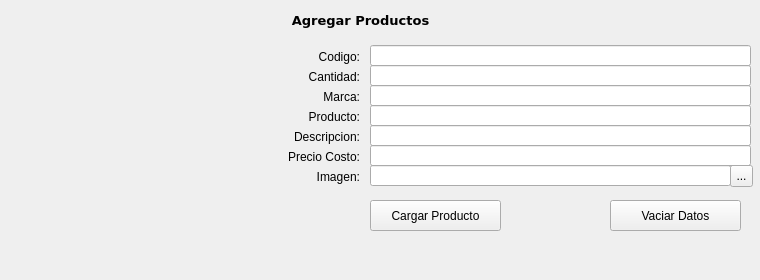
   <widget class="QWidget" name="WRepositorStockAgregar" native="true">
    <property name="geometry">
     <rect>
      <x>0</x>
      <y>2540</y>
      <width>760</width>
      <height>280</height>
     </rect>
    </property>
    <widget class="QLabel" name="LblStockAgregarTitulo">
     <property name="geometry">
      <rect>
       <x>280</x>
       <y>10</y>
       <width>161</width>
       <height>20</height>
      </rect>
     </property>
     <property name="font">
      <font>
       <family>DejaVu Sans</family>
       <pointsize>10</pointsize>
       <weight>75</weight>
       <bold>true</bold>
      </font>
     </property>
     <property name="text">
      <string>Agregar Productos</string>
     </property>
     <property name="alignment">
      <set>Qt::AlignCenter</set>
     </property>
    </widget>
    <widget class="QLabel" name="LblRepoAgregarCodigo">
     <property name="geometry">
      <rect>
       <x>290</x>
       <y>50</y>
       <width>70</width>
       <height>14</height>
      </rect>
     </property>
     <property name="text">
      <string>Codigo:</string>
     </property>
     <property name="alignment">
      <set>Qt::AlignRight|Qt::AlignTrailing|Qt::AlignVCenter</set>
     </property>
    </widget>
    <widget class="QLabel" name="LblRepoAgregarCantidad">
     <property name="geometry">
      <rect>
       <x>290</x>
       <y>70</y>
       <width>70</width>
       <height>14</height>
      </rect>
     </property>
     <property name="text">
      <string>Cantidad:</string>
     </property>
     <property name="alignment">
      <set>Qt::AlignRight|Qt::AlignTrailing|Qt::AlignVCenter</set>
     </property>
    </widget>
    <widget class="QLabel" name="LblRepoAgregarProducto">
     <property name="geometry">
      <rect>
       <x>290</x>
       <y>110</y>
       <width>70</width>
       <height>14</height>
      </rect>
     </property>
     <property name="text">
      <string>Producto:</string>
     </property>
     <property name="alignment">
      <set>Qt::AlignRight|Qt::AlignTrailing|Qt::AlignVCenter</set>
     </property>
    </widget>
    <widget class="QLabel" name="LblRepoAgregarDescripcion">
     <property name="geometry">
      <rect>
       <x>290</x>
       <y>130</y>
       <width>70</width>
       <height>14</height>
      </rect>
     </property>
     <property name="text">
      <string>Descripcion:</string>
     </property>
     <property name="alignment">
      <set>Qt::AlignRight|Qt::AlignTrailing|Qt::AlignVCenter</set>
     </property>
    </widget>
    <widget class="QLabel" name="LblRepoAgregarImagen">
     <property name="geometry">
      <rect>
       <x>290</x>
       <y>170</y>
       <width>70</width>
       <height>14</height>
      </rect>
     </property>
     <property name="text">
      <string>Imagen:</string>
     </property>
     <property name="alignment">
      <set>Qt::AlignRight|Qt::AlignTrailing|Qt::AlignVCenter</set>
     </property>
    </widget>
    <widget class="QLineEdit" name="LedRepoAgregarCodigo">
     <property name="geometry">
      <rect>
       <x>370</x>
       <y>45</y>
       <width>381</width>
       <height>21</height>
      </rect>
     </property>
    </widget>
    <widget class="QLineEdit" name="LedRepoAgregarCantidad">
     <property name="geometry">
      <rect>
       <x>370</x>
       <y>65</y>
       <width>381</width>
       <height>21</height>
      </rect>
     </property>
    </widget>
    <widget class="QLineEdit" name="LedRepoAgregarProducto">
     <property name="geometry">
      <rect>
       <x>370</x>
       <y>105</y>
       <width>381</width>
       <height>21</height>
      </rect>
     </property>
    </widget>
    <widget class="QLineEdit" name="LedRepoAgregarDescripcion">
     <property name="geometry">
      <rect>
       <x>370</x>
       <y>125</y>
       <width>381</width>
       <height>21</height>
      </rect>
     </property>
    </widget>
    <widget class="QLineEdit" name="LedRepoAgregarImagen">
     <property name="geometry">
      <rect>
       <x>370</x>
       <y>165</y>
       <width>361</width>
       <height>21</height>
      </rect>
     </property>
    </widget>
    <widget class="QToolButton" name="BtnRepoAgregarDirImagen">
     <property name="geometry">
      <rect>
       <x>730</x>
       <y>165</y>
       <width>23</width>
       <height>22</height>
      </rect>
     </property>
     <property name="text">
      <string>...</string>
     </property>
    </widget>
    <widget class="QPushButton" name="BtnRepoAgregarCargarProducto">
     <property name="geometry">
      <rect>
       <x>370</x>
       <y>200</y>
       <width>131</width>
       <height>31</height>
      </rect>
     </property>
     <property name="text">
      <string>Cargar Producto</string>
     </property>
    </widget>
    <widget class="QLabel" name="LblRepoAgregarMuestraImagen">
     <property name="geometry">
      <rect>
       <x>30</x>
       <y>10</y>
       <width>221</width>
       <height>251</height>
      </rect>
     </property>
     <property name="text">
      <string/>
     </property>
    </widget>
    <widget class="QPushButton" name="BtnRepoAgregarCargarLimpiarDatos">
     <property name="geometry">
      <rect>
       <x>610</x>
       <y>200</y>
       <width>131</width>
       <height>31</height>
      </rect>
     </property>
     <property name="text">
      <string>Vaciar Datos</string>
     </property>
    </widget>
    <widget class="QLabel" name="LblRepoAgregarMarca">
     <property name="geometry">
      <rect>
       <x>290</x>
       <y>90</y>
       <width>70</width>
       <height>14</height>
      </rect>
     </property>
     <property name="text">
      <string>Marca:</string>
     </property>
     <property name="alignment">
      <set>Qt::AlignRight|Qt::AlignTrailing|Qt::AlignVCenter</set>
     </property>
    </widget>
    <widget class="QLineEdit" name="LedRepoAgregarMarca">
     <property name="geometry">
      <rect>
       <x>370</x>
       <y>85</y>
       <width>381</width>
       <height>21</height>
      </rect>
     </property>
    </widget>
    <widget class="QLabel" name="LblRepoAgregarPrecioCosto">
     <property name="geometry">
      <rect>
       <x>280</x>
       <y>150</y>
       <width>80</width>
       <height>14</height>
      </rect>
     </property>
     <property name="text">
      <string>Precio Costo:</string>
     </property>
     <property name="alignment">
      <set>Qt::AlignRight|Qt::AlignTrailing|Qt::AlignVCenter</set>
     </property>
    </widget>
    <widget class="QLineEdit" name="LedRepoAgregarPrecioCosto">
     <property name="geometry">
      <rect>
       <x>370</x>
       <y>145</y>
       <width>381</width>
       <height>21</height>
      </rect>
     </property>
    </widget>
   </widget>
